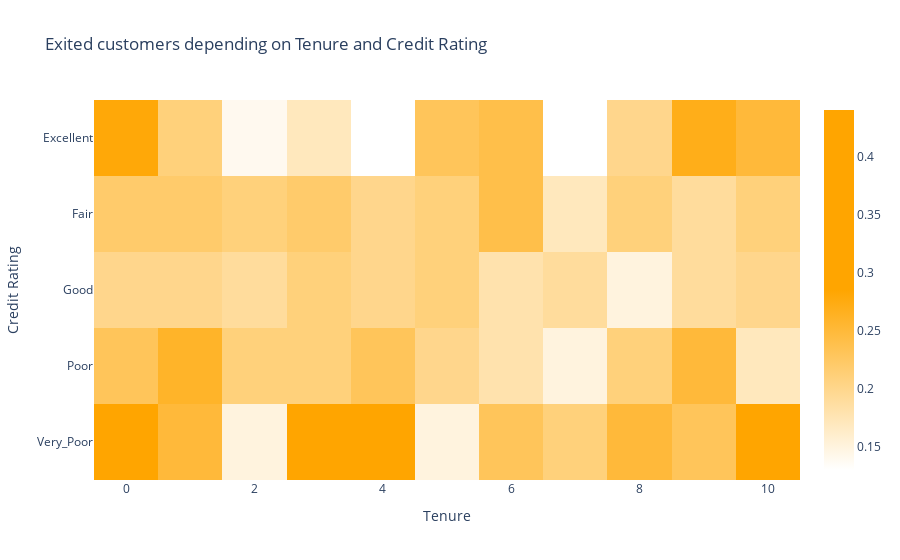

Notebook code cell kept with this figure:
### Code cell
heatmap_data = churn_data.groupby(['CreditScoreCat', 'Tenure'])['Exited'].mean().unstack().round(2)
heatmap_data.index.name = "Credit Rating"
# heatmap_data

chart = px.imshow(
    heatmap_data,
    title="Exited customers depending on Tenure and Credit Rating",
    color_continuous_scale=[(0.00, "white"), (0.5, "orange"), (1.00, "orange")],
)
chart.show()

### Figure 1 — Plotly figure (JSON) as saved in the notebook; plotly's stock layout.template omitted (floating-point values rounded to 4 significant figures)
{"data": [{"coloraxis": "coloraxis", "hovertemplate": "Tenure: %{x}<br>Credit Rating: %{y}<br>color: %{z}<extra></extra>", "name": "0", "type": "heatmap", "x": [0, 1, 2, 3, 4, 5, 6, 7, 8, 9, 10], "xaxis": "x", "y": ["Excellent", "Fair", "Good", "Poor", "Very_Poor"], "yaxis": "y", "z": [[0.28, 0.21, 0.14, 0.17, 0.13, 0.23, 0.24, 0.13, 0.2, 0.27, 0.25], [0.22, 0.22, 0.21, 0.22, 0.2, 0.21, 0.24, 0.17, 0.21, 0.19, 0.21], [0.2, 0.2, 0.19, 0.21, 0.2, 0.21, 0.18, 0.19, 0.15, 0.19, 0.2], [0.23, 0.26, 0.21, 0.21, 0.23, 0.2, 0.18, 0.15, 0.21, 0.25, 0.17], [0.44, 0.25, 0.15, 0.29, 0.29, 0.15, 0.23, 0.21, 0.25, 0.23, 0.33]]}], "layout": {"coloraxis": {"colorscale": [[0, "white"], [0.5, "orange"], [1, "orange"]]}, "title": {"text": "Exited customers depending on Tenure and Credit Rating"}, "xaxis": {"anchor": "y", "constrain": "domain", "domain": [0, 1], "scaleanchor": "y", "title": {"text": "Tenure"}}, "yaxis": {"anchor": "x", "autorange": "reversed", "constrain": "domain", "domain": [0, 1], "title": {"text": "Credit Rating"}}}}
